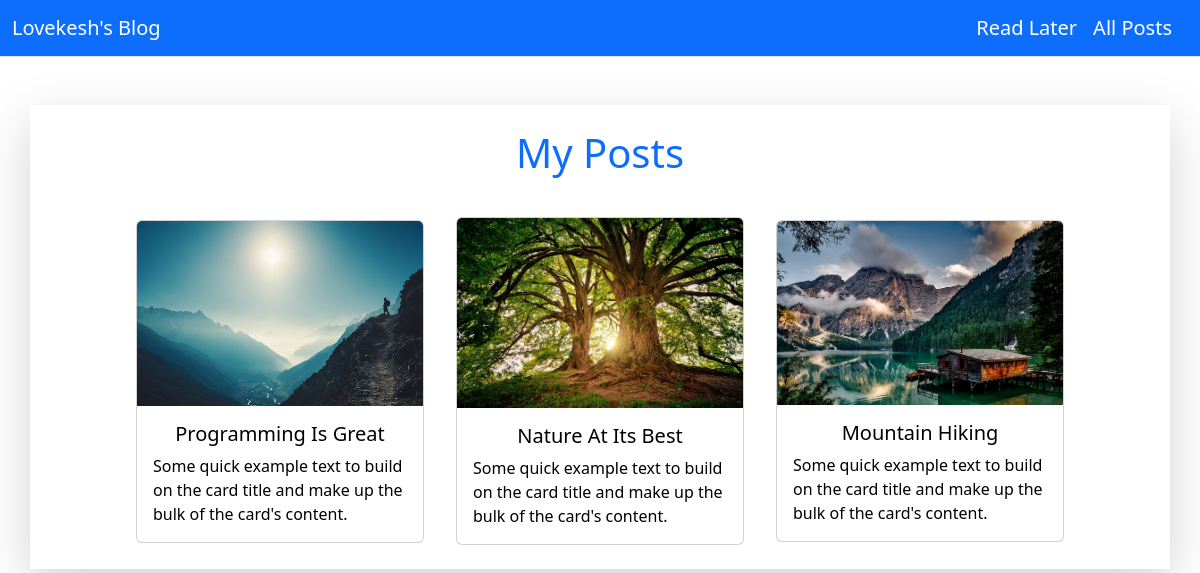
The app's page /post, older data.
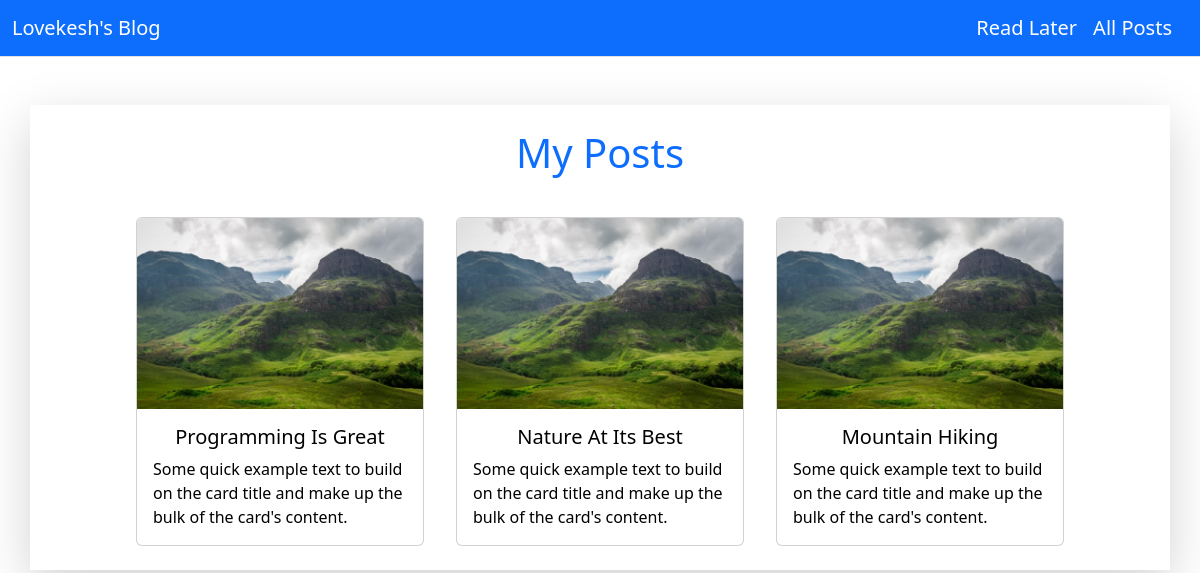
The same page, newer data.
### blog/models.py (models this page shows, shortened)
class Post(models.Model):
    title = models.CharField(max_length = 100)
    excerpt = models.CharField(max_length = 900)
    image = models.ImageField(upload_to="image" , null = True)
    date = models.DateField(auto_now = True)
    slug = models.SlugField(unique = True,db_index = True,null=True,blank = True)
    content = models.TextField(validators = [MinLengthValidator(10)])
    author = models.ForeignKey(Author, on_delete = models.SET_NULL, null = True, related_name = "posts")
    tag = models.ManyToManyField(Tag)

### blog/views.py (the view)
# urls.py: path('post',All_Post.as_view(),name="posts-page"),
class All_Post(ListView):
    template_name = "blog/all_posts.html"
    model = Post
    context_object_name = "all_posts"

### blog/templates/blog/all_posts.html (shortened to what this page needs)
{% extends 'base.html' %}
{% load static %}
{% block content %}
 {% include 'blog/includes/nav.html' %}
 <div class="container-fluid">
    <div class="container py-2 shadow-lg my-5">
        <div class="py-3 text-primary">
            <h1 class="text-center">My Posts</h1>
        </div>
        <div class="d-flex justify-content-center align-items-center flex-wrap">
          {% for post in all_posts %}
              {% include 'blog/includes/post.html' %}
          {% endfor %}
        </div>
    </div>
</div>
{% endblock %}

### blog/templates/blog/includes/post.html (shortened to what this page needs)
{% load static %}
<div class="card m-3" style="width: 18rem;">
    <a href="{% url "post-detail-page" post.slug %}" style="text-decoration:none; color:black;">
      <img src="{{post.image.url}}" class="card-img-top" alt="...">
      <div class="card-body">
        <h5 class="card-title text-center">{{post.title}}</h5>
        <p class="card-text">{{post.excerpt}}</p>
      </div>
    </a>
  </div>

Row changes from the older to the newer data that the page shows:
changed Post "Programming Is Great": image: a different picture
changed Post "Nature At Its Best": image: a different picture
changed Post "Mountain Hiking": image: a different picture
